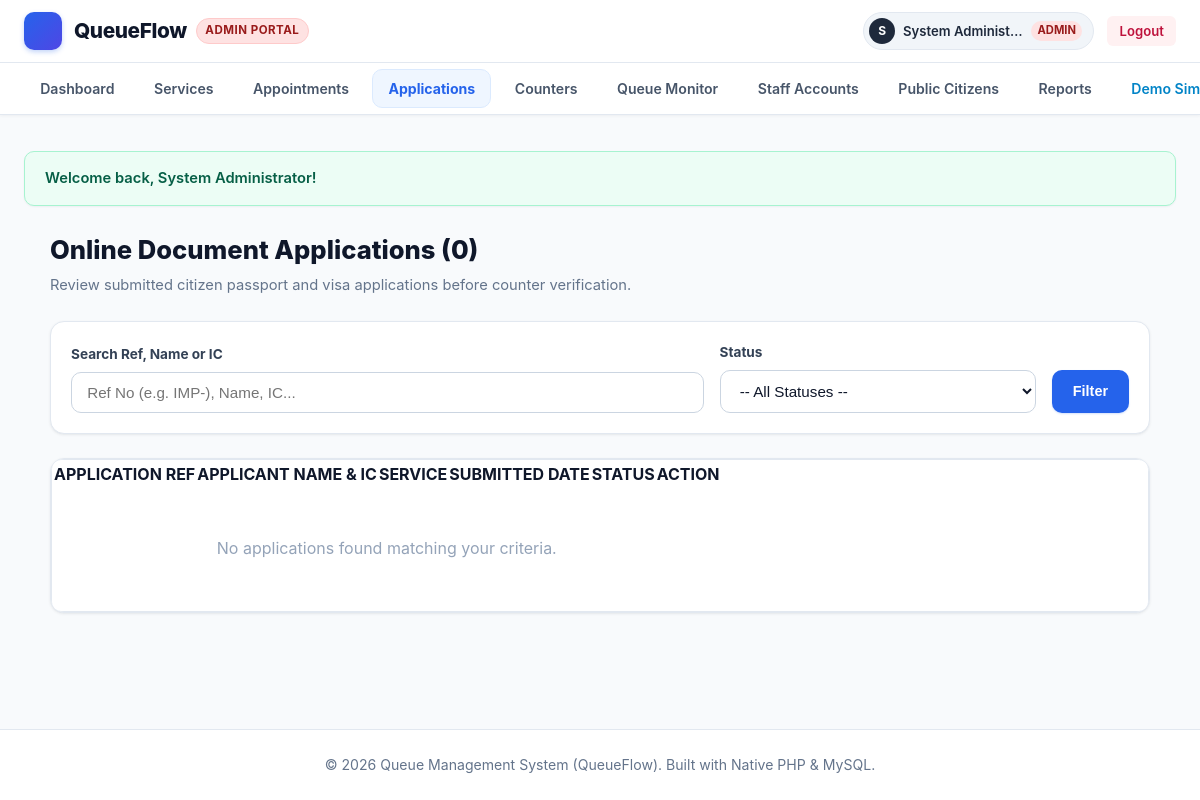
Before: /admin/applications.php (signed in) with the older database file.
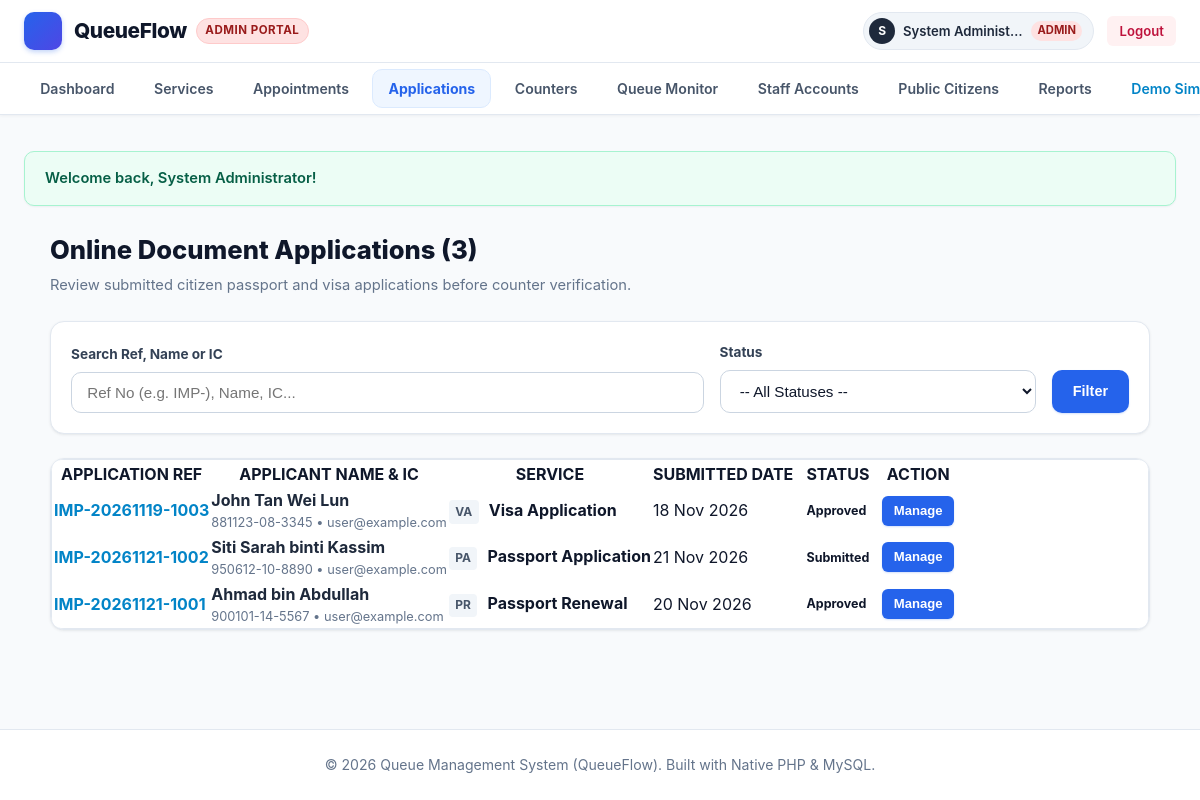
After: the same page with the newer database file.
### tables this page shows
CREATE TABLE `applications` (
  `id` INT AUTO_INCREMENT PRIMARY KEY,
  `application_ref` VARCHAR(50) NOT NULL UNIQUE,
  `user_id` INT NOT NULL,
  `service_id` INT NOT NULL,
  `applicant_name` VARCHAR(100) NOT NULL,
  `applicant_ic` VARCHAR(50) NOT NULL,
  `applicant_phone` VARCHAR(30) NOT NULL,
  `status` ENUM('submitted', 'under_review', 'approved', 'rejected') NOT NULL DEFAULT 'submitted',
  `remarks` TEXT NULL,
  `submitted_date` DATE NOT NULL,
  `created_at` TIMESTAMP DEFAULT CURRENT_TIMESTAMP,
  CONSTRAINT `fk_appl_user` FOREIGN KEY (`user_id`) REFERENCES `users` (`id`) ON DELETE CASCADE,
  CONSTRAINT `fk_appl_service` FOREIGN KEY (`service_id`) REFERENCES `services` (`id`) ON DELETE CASCADE
);

CREATE TABLE `users` (
  `id` INT AUTO_INCREMENT PRIMARY KEY,
  `username` VARCHAR(50) NOT NULL UNIQUE,
  `email` VARCHAR(100) NULL UNIQUE,
  `password` VARCHAR(255) NOT NULL,
  `full_name` VARCHAR(100) NOT NULL,
  `ic_passport` VARCHAR(50) NULL,
  `phone` VARCHAR(30) NULL,
  `role` ENUM('admin', 'staff', 'user') NOT NULL DEFAULT 'user',
  `status` ENUM('active', 'inactive') NOT NULL DEFAULT 'active',
  `created_at` TIMESTAMP DEFAULT CURRENT_TIMESTAMP
);

CREATE TABLE `services` (
  `id` INT AUTO_INCREMENT PRIMARY KEY,
  `code` VARCHAR(10) NOT NULL UNIQUE,
  `name` VARCHAR(100) NOT NULL,
  `description` TEXT NULL,
  `est_duration` INT NOT NULL DEFAULT 15,
  `status` ENUM('active', 'inactive') NOT NULL DEFAULT 'active',
  `created_at` TIMESTAMP DEFAULT CURRENT_TIMESTAMP
);

### admin/applications.php (the view, shortened to what the changed rows need)
<?php
require_once __DIR__ . '/../includes/functions.php';
$pdo = getDBConnection();
$sql = "
    SELECT app.*, s.name as service_name, s.code as service_code, u.email as user_email
    FROM applications app
    JOIN services s ON app.service_id = s.id
    JOIN users u ON app.user_id = u.id
    WHERE 1=1
";
$params = [];
$sql .= " ORDER BY app.id DESC";
$stmt = $pdo->prepare($sql);
$stmt->execute($params);
$applications = $stmt->fetchAll();
require_once __DIR__ . '/../includes/header.php';
?>
<div style="max-width: 1100px; margin: 1.5rem auto;">
    <div style="display: flex; justify-content: space-between; align-items: center; margin-bottom: 1.5rem; flex-wrap: wrap; gap: 1rem;">
        <div>
            <h1 style="font-size: 1.6rem; font-weight: 800; color: #0f172a; margin-bottom: 0.25rem;">
                Online Document Applications (<?php echo count($applications); ?>)
            </h1>
            <p style="color: var(--text-muted); font-size: 0.92rem; margin: 0;">
                Review submitted citizen passport and visa applications before counter verification.
            </p>
        </div>
    </div>
    <div class="card" style="padding: 0; overflow: hidden;">
        <div class="table-responsive">
            <table class="data-table">
                <thead>
                    <tr>
                        <th>APPLICATION REF</th>
                        <th>APPLICANT NAME & IC</th>
                        <th>SERVICE</th>
                        <th>SUBMITTED DATE</th>
                        <th>STATUS</th>
                        <th>ACTION</th>
                    </tr>
                </thead>
                <tbody>
                    <?php if (empty($applications)): ?>
                        <tr>
                            <td colspan="6" style="text-align: center; padding: 3rem 1rem; color: #94a3b8;">
                                No applications found matching your criteria.
                            </td>
                        </tr>
                    <?php else: ?>
                        <?php foreach ($applications as $app): ?>
                            <tr>
                                <td><strong style="color: #0284c7;"><?php echo e($app['application_ref']); ?></strong></td>
                                <td>
                                    <div style="font-weight: 700; color: #1e293b;"><?php echo e($app['applicant_name']); ?></div>
                                    <div style="font-size: 0.8rem; color: #64748b;">
                                        <?php echo e($app['applicant_ic']); ?> &bull; <?php echo e($app['user_email']); ?>
                                    </div>
                                </td>
                                <td>
                                    <span style="display: inline-block; padding: 0.15rem 0.4rem; background: #f1f5f9; border-radius: 4px; font-weight: 700; font-size: 0.75rem; color: #475569; margin-right: 0.35rem;">
                                        <?php echo e($app['service_code']); ?>
                                    </span>
                                    <strong><?php echo e($app['service_name']); ?></strong>
                                </td>
                                <td><?php echo date('d M Y', strtotime($app['submitted_date'])); ?></td>
                                <td><?php echo renderStatusBadge($app['status']); ?></td>
                                <td>
                                    <button onclick="openManageModal(<?php echo $app['id']; ?>, '<?php echo e($app['application_ref']); ?>', '<?php echo e($app['status']); ?>', '<?php echo e(addslashes($app['remarks'] ?? '')); ?>')" class="btn btn-primary btn-sm" style="padding: 0.3rem 0.65rem;">
                                        <?php echo getIcon('edit', 14); ?> Manage
                                    </button>
                                </td>
                            </tr>
                        <?php endforeach; ?>
                    <?php endif; ?>
                </tbody>
            </table>
        </div>
    </div>
</div>
<?php require_once __DIR__ . '/../includes/footer.php'; ?>

### includes/functions.php (shortened to what the changed rows need)
<?php
function e($value) {
    return htmlspecialchars((string)$value, ENT_QUOTES, 'UTF-8');
}
function renderStatusBadge($status) {
    $badges = [
        'waiting'      => '<span class="badge badge-waiting"><span class="badge-dot dot-waiting"></span>' . getIcon('clock', 13) . ' Waiting</span>',
        'calling'      => '<span class="badge badge-calling"><span class="badge-dot dot-calling"></span>' . getIcon('bell', 13) . ' Calling</span>',
        'serving'      => '<span class="badge badge-serving"><span class="badge-dot dot-serving"></span>' . getIcon('play-circle', 13) . ' Serving</span>',
        'completed'    => '<span class="badge badge-completed"><span class="badge-dot dot-completed"></span>' . getIcon('check-circle', 13) . ' Completed</span>',
        'skipped'      => '<span class="badge badge-skipped"><span class="badge-dot dot-skipped"></span>' . getIcon('slash', 13) . ' Skipped</span>',
        'open'         => '<span class="badge badge-open"><span class="badge-dot dot-open"></span>' . getIcon('check', 13) . ' Open</span>',
        'closed'       => '<span class="badge badge-closed"><span class="badge-dot dot-closed"></span>' . getIcon('x', 13) . ' Closed</span>',
        'active'       => '<span class="badge badge-active"><span class="badge-dot dot-open"></span> Active</span>',
        'inactive'     => '<span class="badge badge-inactive"><span class="badge-dot dot-closed"></span> Inactive</span>',
        'confirmed'    => '<span class="badge badge-completed"><span class="badge-dot dot-completed"></span> Confirmed</span>',
        'pending'      => '<span class="badge badge-waiting"><span class="badge-dot dot-waiting"></span> Pending</span>',
        'cancelled'    => '<span class="badge badge-skipped"><span class="badge-dot dot-skipped"></span> Cancelled</span>',
        'approved'     => '<span class="badge badge-completed"><span class="badge-dot dot-completed"></span> Approved</span>',
        'submitted'    => '<span class="badge badge-calling"><span class="badge-dot dot-calling"></span> Submitted</span>',
        'under_review' => '<span class="badge badge-waiting"><span class="badge-dot dot-waiting"></span> Under Review</span>',
        'rejected'     => '<span class="badge badge-skipped"><span class="badge-dot dot-skipped"></span> Rejected</span>',
    ];
    return $badges[$status] ?? '<span class="badge">' . e(ucfirst($status)) . '</span>';
}
function getIcon($name, $size = 18, $class = "icon") {
    return $icons[$name] ?? '';
}

Changed rows visible on the page:
added applications: application_ref "IMP-20261119-1003", applicant_name "John Tan Wei Lun", applicant_ic "881123-08-3345", user.email "user@example.com", service.code "VA", service.name "Visa Application", submitted_date "18 Nov 2026", status "Approved"
added applications: application_ref "IMP-20261121-1002", applicant_name "Siti Sarah binti Kassim", applicant_ic "950612-10-8890", user.email "user@example.com", service.code "PA", service.name "Passport Application", submitted_date "21 Nov 2026", status "Submitted"
added applications: application_ref "IMP-20261121-1001", applicant_name "Ahmad bin Abdullah", applicant_ic "900101-14-5567", user.email "user@example.com", service.code "PR", service.name "Passport Renewal", submitted_date "20 Nov 2026", status "Approved"
Other visible differences:
count($applications): "0" → "3"
text no longer shown: "No applications found matching your criteria."
